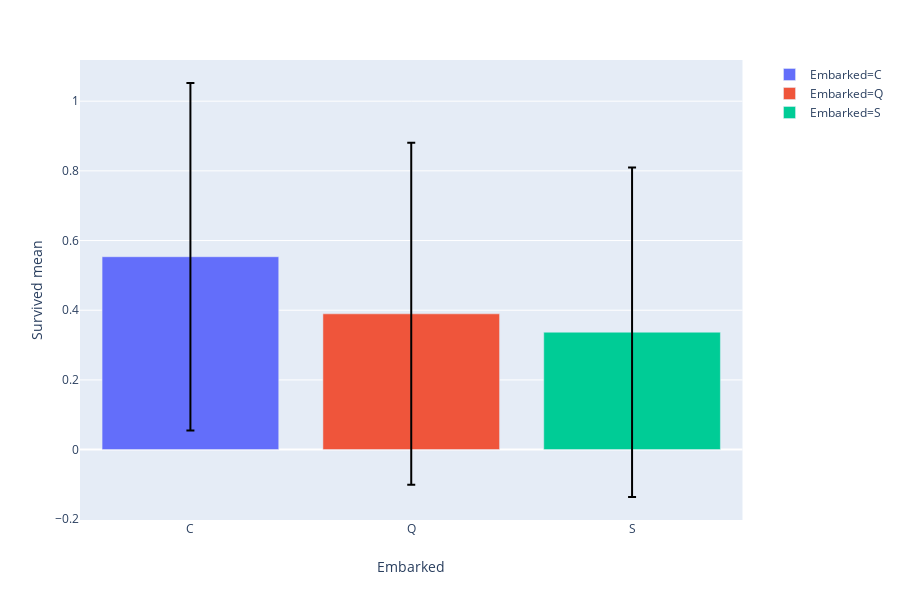

The cell this chart's notebook holds for it:
### Markdown cell above
## 5.5 Embarkation Point

### Code cell
# Plotting embarkation point by survival rate
emb_grouped = train[['Embarked','Survived']].groupby('Embarked',as_index=False).agg({'Survived':['mean','std']})
emb_grouped = flatten(emb_grouped)
fig = px.bar(emb_grouped,x = "Embarked",y = "Survived mean", error_y = "Survived std", color = "Embarked")
fig.update_traces(error_y_color = "black")

### Figure 1 — Plotly figure (JSON) as saved in the notebook; plotly's stock layout.template omitted (floating-point values rounded to 4 significant figures)
{"data": [{"alignmentgroup": "True", "error_y": {"array": [0.4986], "color": "black"}, "hoverlabel": {"namelength": 0}, "hovertemplate": "Embarked=%{x}<br>Survived mean=%{y}", "legendgroup": "Embarked=C", "marker": {"color": "#636efa"}, "name": "Embarked=C", "offsetgroup": "Embarked=C", "orientation": "v", "showlegend": true, "textposition": "auto", "type": "bar", "x": ["C"], "xaxis": "x", "y": [0.5536], "yaxis": "y"}, {"alignmentgroup": "True", "error_y": {"array": [0.4909], "color": "black"}, "hoverlabel": {"namelength": 0}, "hovertemplate": "Embarked=%{x}<br>Survived mean=%{y}", "legendgroup": "Embarked=Q", "marker": {"color": "#EF553B"}, "name": "Embarked=Q", "offsetgroup": "Embarked=Q", "orientation": "v", "showlegend": true, "textposition": "auto", "type": "bar", "x": ["Q"], "xaxis": "x", "y": [0.3896], "yaxis": "y"}, {"alignmentgroup": "True", "error_y": {"array": [0.473], "color": "black"}, "hoverlabel": {"namelength": 0}, "hovertemplate": "Embarked=%{x}<br>Survived mean=%{y}", "legendgroup": "Embarked=S", "marker": {"color": "#00cc96"}, "name": "Embarked=S", "offsetgroup": "Embarked=S", "orientation": "v", "showlegend": true, "textposition": "auto", "type": "bar", "x": ["S"], "xaxis": "x", "y": [0.337], "yaxis": "y"}], "layout": {"barmode": "relative", "height": 600, "legend": {"tracegroupgap": 0}, "margin": {"t": 60}, "xaxis": {"anchor": "y", "categoryarray": ["C", "Q", "S"], "categoryorder": "array", "domain": [0.0, 0.98], "title": {"text": "Embarked"}}, "yaxis": {"anchor": "x", "domain": [0.0, 1.0], "title": {"text": "Survived mean"}}}}
